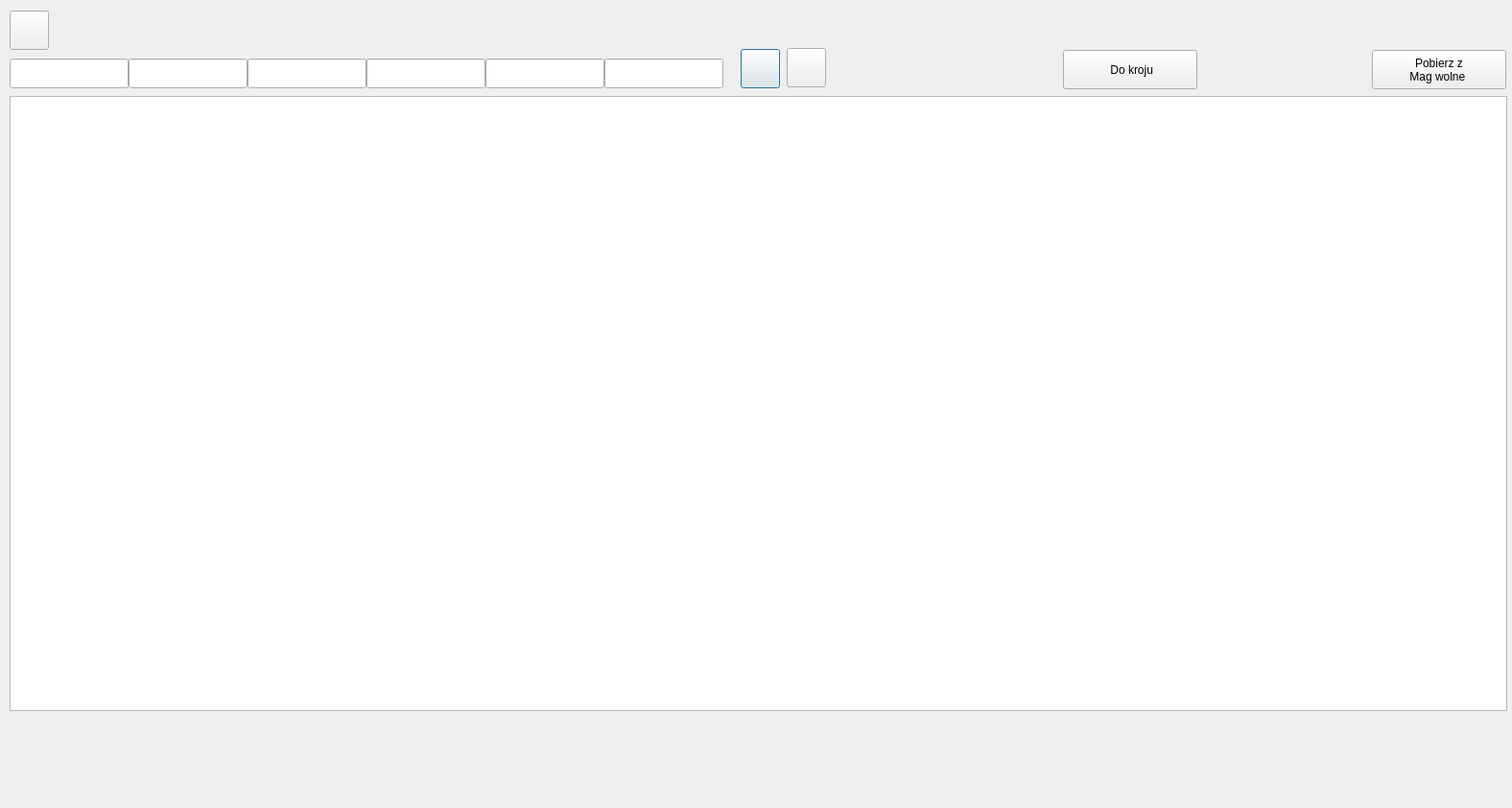
<?xml version="1.0" encoding="UTF-8"?>
<ui version="4.0">
 <class>mwDialog</class>
 <widget class="QDialog" name="mwDialog">
  <property name="geometry">
   <rect>
    <x>0</x>
    <y>0</y>
    <width>1576</width>
    <height>842</height>
   </rect>
  </property>
  <property name="windowTitle">
   <string/>
  </property>
  <widget class="QDialogButtonBox" name="buttonBox">
   <property name="geometry">
    <rect>
     <x>1540</x>
     <y>790</y>
     <width>341</width>
     <height>32</height>
    </rect>
   </property>
   <property name="orientation">
    <enum>Qt::Horizontal</enum>
   </property>
   <property name="standardButtons">
    <set>QDialogButtonBox::Cancel|QDialogButtonBox::Ok</set>
   </property>
  </widget>
  <widget class="QTableView" name="tableView">
   <property name="geometry">
    <rect>
     <x>10</x>
     <y>100</y>
     <width>1561</width>
     <height>641</height>
    </rect>
   </property>
   <property name="editTriggers">
    <set>QAbstractItemView::AnyKeyPressed|QAbstractItemView::DoubleClicked|QAbstractItemView::EditKeyPressed</set>
   </property>
   <property name="alternatingRowColors">
    <bool>true</bool>
   </property>
   <property name="selectionMode">
    <enum>QAbstractItemView::SingleSelection</enum>
   </property>
   <property name="selectionBehavior">
    <enum>QAbstractItemView::SelectRows</enum>
   </property>
   <property name="sortingEnabled">
    <bool>true</bool>
   </property>
   <attribute name="verticalHeaderVisible">
    <bool>false</bool>
   </attribute>
  </widget>
  <widget class="QPushButton" name="pushButton_2">
   <property name="geometry">
    <rect>
     <x>10</x>
     <y>11</y>
     <width>41</width>
     <height>41</height>
    </rect>
   </property>
   <property name="sizePolicy">
    <sizepolicy hsizetype="Minimum" vsizetype="Minimum">
     <horstretch>0</horstretch>
     <verstretch>0</verstretch>
    </sizepolicy>
   </property>
   <property name="minimumSize">
    <size>
     <width>41</width>
     <height>41</height>
    </size>
   </property>
   <property name="toolTip">
    <string>Dodaj model</string>
   </property>
   <property name="text">
    <string/>
   </property>
   <property name="icon">
    <iconset resource="zasoby.qrc">
     <normaloff>:/zasoby/add.png</normaloff>:/zasoby/add.png</iconset>
   </property>
   <property name="iconSize">
    <size>
     <width>26</width>
     <height>26</height>
    </size>
   </property>
  </widget>
  <widget class="QPushButton" name="pushButton">
   <property name="geometry">
    <rect>
     <x>820</x>
     <y>50</y>
     <width>41</width>
     <height>41</height>
    </rect>
   </property>
   <property name="sizePolicy">
    <sizepolicy hsizetype="Minimum" vsizetype="Minimum">
     <horstretch>0</horstretch>
     <verstretch>0</verstretch>
    </sizepolicy>
   </property>
   <property name="minimumSize">
    <size>
     <width>41</width>
     <height>41</height>
    </size>
   </property>
   <property name="text">
    <string/>
   </property>
   <property name="icon">
    <iconset resource="zasoby.qrc">
     <normaloff>:/zasoby/reset.png</normaloff>:/zasoby/reset.png</iconset>
   </property>
   <property name="iconSize">
    <size>
     <width>26</width>
     <height>26</height>
    </size>
   </property>
  </widget>
  <widget class="QPushButton" name="pushButtonSzukaj">
   <property name="geometry">
    <rect>
     <x>772</x>
     <y>51</y>
     <width>41</width>
     <height>41</height>
    </rect>
   </property>
   <property name="sizePolicy">
    <sizepolicy hsizetype="Minimum" vsizetype="Minimum">
     <horstretch>0</horstretch>
     <verstretch>0</verstretch>
    </sizepolicy>
   </property>
   <property name="minimumSize">
    <size>
     <width>41</width>
     <height>41</height>
    </size>
   </property>
   <property name="text">
    <string/>
   </property>
   <property name="icon">
    <iconset resource="zasoby.qrc">
     <normaloff>:/zasoby/find.png</normaloff>:/zasoby/find.png</iconset>
   </property>
   <property name="iconSize">
    <size>
     <width>26</width>
     <height>26</height>
    </size>
   </property>
   <property name="autoDefault">
    <bool>true</bool>
   </property>
   <property name="default">
    <bool>true</bool>
   </property>
  </widget>
  <widget class="QPushButton" name="pushButtonPu">
   <property name="geometry">
    <rect>
     <x>1108</x>
     <y>52</y>
     <width>140</width>
     <height>41</height>
    </rect>
   </property>
   <property name="sizePolicy">
    <sizepolicy hsizetype="Minimum" vsizetype="Minimum">
     <horstretch>0</horstretch>
     <verstretch>0</verstretch>
    </sizepolicy>
   </property>
   <property name="minimumSize">
    <size>
     <width>80</width>
     <height>27</height>
    </size>
   </property>
   <property name="toolTip">
    <string>Dodaj model</string>
   </property>
   <property name="text">
    <string> Do kroju</string>
   </property>
   <property name="icon">
    <iconset resource="zasoby.qrc">
     <normaloff>:/zasoby/cut.png</normaloff>:/zasoby/cut.png</iconset>
   </property>
   <property name="iconSize">
    <size>
     <width>37</width>
     <height>24</height>
    </size>
   </property>
  </widget>
  <widget class="QPushButton" name="pushButtonZw">
   <property name="geometry">
    <rect>
     <x>1430</x>
     <y>52</y>
     <width>140</width>
     <height>41</height>
    </rect>
   </property>
   <property name="sizePolicy">
    <sizepolicy hsizetype="Minimum" vsizetype="Minimum">
     <horstretch>0</horstretch>
     <verstretch>0</verstretch>
    </sizepolicy>
   </property>
   <property name="minimumSize">
    <size>
     <width>80</width>
     <height>27</height>
    </size>
   </property>
   <property name="toolTip">
    <string>Dodaj model</string>
   </property>
   <property name="styleSheet">
    <string notr="true"/>
   </property>
   <property name="text">
    <string>Pobierz z
Mag wolne </string>
   </property>
   <property name="icon">
    <iconset resource="zasoby.qrc">
     <normaloff>:/zasoby/de.png</normaloff>:/zasoby/de.png</iconset>
   </property>
   <property name="iconSize">
    <size>
     <width>37</width>
     <height>27</height>
    </size>
   </property>
  </widget>
  <widget class="QWidget" name="layoutWidget">
   <property name="geometry">
    <rect>
     <x>10</x>
     <y>60</y>
     <width>752</width>
     <height>33</height>
    </rect>
   </property>
   <layout class="QHBoxLayout" name="horizontalLayout">
    <property name="spacing">
     <number>0</number>
    </property>
    <item>
     <widget class="QLineEdit" name="lineEditwz">
      <property name="sizePolicy">
       <sizepolicy hsizetype="Fixed" vsizetype="Fixed">
        <horstretch>0</horstretch>
        <verstretch>0</verstretch>
       </sizepolicy>
      </property>
      <property name="minimumSize">
       <size>
        <width>124</width>
        <height>31</height>
       </size>
      </property>
     </widget>
    </item>
    <item>
     <widget class="QLineEdit" name="lineEditsp">
      <property name="sizePolicy">
       <sizepolicy hsizetype="Fixed" vsizetype="Fixed">
        <horstretch>0</horstretch>
        <verstretch>0</verstretch>
       </sizepolicy>
      </property>
      <property name="minimumSize">
       <size>
        <width>124</width>
        <height>31</height>
       </size>
      </property>
     </widget>
    </item>
    <item>
     <widget class="QLineEdit" name="lineEditkol">
      <property name="sizePolicy">
       <sizepolicy hsizetype="Fixed" vsizetype="Fixed">
        <horstretch>0</horstretch>
        <verstretch>0</verstretch>
       </sizepolicy>
      </property>
      <property name="minimumSize">
       <size>
        <width>124</width>
        <height>31</height>
       </size>
      </property>
     </widget>
    </item>
    <item>
     <widget class="QLineEdit" name="lineEditoc">
      <property name="sizePolicy">
       <sizepolicy hsizetype="Fixed" vsizetype="Fixed">
        <horstretch>0</horstretch>
        <verstretch>0</verstretch>
       </sizepolicy>
      </property>
      <property name="minimumSize">
       <size>
        <width>124</width>
        <height>31</height>
       </size>
      </property>
     </widget>
    </item>
    <item>
     <widget class="QLineEdit" name="lineEditma">
      <property name="sizePolicy">
       <sizepolicy hsizetype="Fixed" vsizetype="Fixed">
        <horstretch>0</horstretch>
        <verstretch>0</verstretch>
       </sizepolicy>
      </property>
      <property name="minimumSize">
       <size>
        <width>124</width>
        <height>31</height>
       </size>
      </property>
     </widget>
    </item>
    <item>
     <widget class="QLineEdit" name="lineEditwkl">
      <property name="sizePolicy">
       <sizepolicy hsizetype="Fixed" vsizetype="Fixed">
        <horstretch>0</horstretch>
        <verstretch>0</verstretch>
       </sizepolicy>
      </property>
      <property name="minimumSize">
       <size>
        <width>124</width>
        <height>31</height>
       </size>
      </property>
     </widget>
    </item>
    <item>
     <spacer name="horizontalSpacer">
      <property name="orientation">
       <enum>Qt::Horizontal</enum>
      </property>
      <property name="sizeType">
       <enum>QSizePolicy::Minimum</enum>
      </property>
      <property name="sizeHint" stdset="0">
       <size>
        <width>6</width>
        <height>20</height>
       </size>
      </property>
     </spacer>
    </item>
   </layout>
  </widget>
 </widget>
 <resources>
  <include location="zasoby.qrc"/>
 </resources>
 <connections>
  <connection>
   <sender>buttonBox</sender>
   <signal>accepted()</signal>
   <receiver>mwDialog</receiver>
   <slot>accept()</slot>
   <hints>
    <hint type="sourcelabel">
     <x>248</x>
     <y>254</y>
    </hint>
    <hint type="destinationlabel">
     <x>157</x>
     <y>274</y>
    </hint>
   </hints>
  </connection>
  <connection>
   <sender>buttonBox</sender>
   <signal>rejected()</signal>
   <receiver>mwDialog</receiver>
   <slot>reject()</slot>
   <hints>
    <hint type="sourcelabel">
     <x>316</x>
     <y>260</y>
    </hint>
    <hint type="destinationlabel">
     <x>286</x>
     <y>274</y>
    </hint>
   </hints>
  </connection>
 </connections>
</ui>
